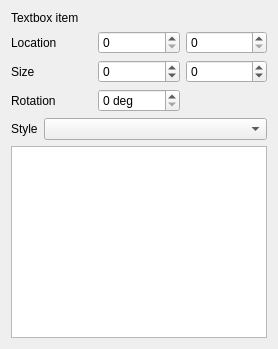
        <widget class="QWidget" name="pg_render_text">
         <layout class="QVBoxLayout" name="verticalLayout_5">
          <item>
           <widget class="QLabel" name="label_3">
            <property name="text">
             <string>Textbox item</string>
            </property>
           </widget>
          </item>
          <item>
           <layout class="QGridLayout" name="gridLayout_2">
            <item row="0" column="0">
             <widget class="QLabel" name="label_8">
              <property name="text">
               <string>Location</string>
              </property>
             </widget>
            </item>
            <item row="1" column="0">
             <widget class="QLabel" name="label_9">
              <property name="text">
               <string>Size</string>
              </property>
             </widget>
            </item>
            <item row="2" column="0">
             <widget class="QLabel" name="label_10">
              <property name="text">
               <string>Rotation</string>
              </property>
             </widget>
            </item>
            <item row="2" column="1">
             <widget class="QDoubleSpinBox" name="dsTextR">
              <property name="suffix">
               <string> deg</string>
              </property>
              <property name="decimals">
               <number>0</number>
              </property>
              <property name="maximum">
               <double>360.000000000000000</double>
              </property>
              <property name="singleStep">
               <double>10.000000000000000</double>
              </property>
             </widget>
            </item>
            <item row="0" column="3">
             <widget class="QSpinBox" name="sbTextY">
              <property name="maximum">
               <number>5000</number>
              </property>
              <property name="singleStep">
               <number>10</number>
              </property>
             </widget>
            </item>
            <item row="1" column="3">
             <widget class="QSpinBox" name="sbTextH">
              <property name="minimum">
               <number>-1</number>
              </property>
              <property name="maximum">
               <number>5000</number>
              </property>
              <property name="singleStep">
               <number>10</number>
              </property>
             </widget>
            </item>
            <item row="1" column="1">
             <widget class="QSpinBox" name="sbTextW">
              <property name="minimum">
               <number>-1</number>
              </property>
              <property name="maximum">
               <number>5000</number>
              </property>
              <property name="singleStep">
               <number>10</number>
              </property>
             </widget>
            </item>
            <item row="0" column="1">
             <widget class="QSpinBox" name="sbTextX">
              <property name="maximum">
               <number>5000</number>
              </property>
              <property name="singleStep">
               <number>10</number>
              </property>
             </widget>
            </item>
           </layout>
          </item>
          <item>
           <layout class="QHBoxLayout" name="horizontalLayout_2" stretch="0,10">
            <item>
             <widget class="QLabel" name="label_14">
              <property name="text">
               <string>Style</string>
              </property>
             </widget>
            </item>
            <item>
             <widget class="QComboBox" name="cbTextStyle"/>
            </item>
           </layout>
          </item>
          <item>
           <widget class="SpellTextEdit" name="leTextText"/>
          </item>
         </layout>
        </widget>
